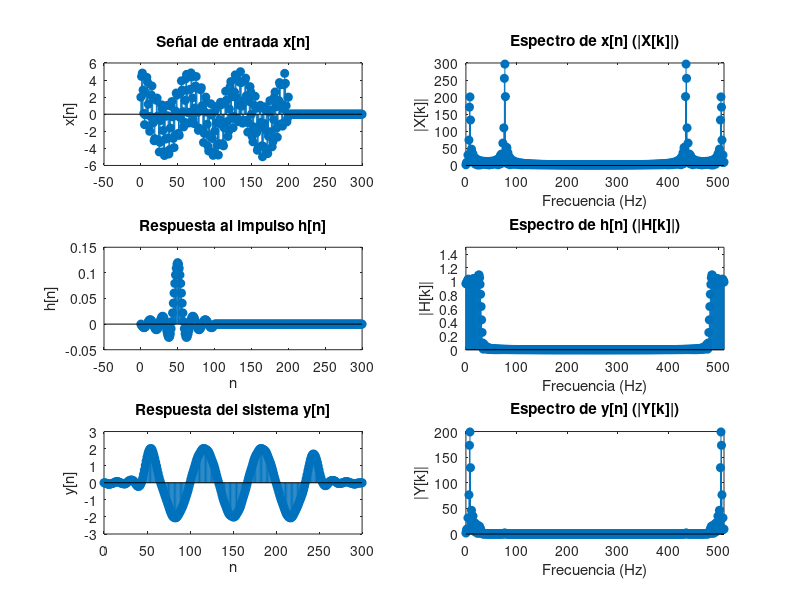

This figure's MATLAB source:
clc
clear
close all

dt = 0.0003;   % Intervalo de tiempo
Nx = 201;  % Cantidad de muestras

t = 0:dt:(Nx-1)*dt;

x_analog = 2*cos(2*pi*50*t) + 3*sin(2*pi*500*t);

n = 0:Nx-1;

x = 2*cos(2*pi*50*n*dt) + 3*sin(2*pi*500*n*dt); % Señal de entrada x[n]

Fc = 200; % Frecuencia de corte
Nh = 101; % Longitud de la respuesta al impulso
nh = -(Nh-1)/2:(Nh-1)/2;

h = 2*Fc*dt*sinc(2*Fc*dt*nh);

% vectores x[n] y h[n] con dimensión N = 2^r
N = 2^nextpow2(Nx + length(nh) - 1);

% Cero-padding de x[n] y h[n]
x_pad = [x, zeros(1, N - length(x))];
h_pad = [h, zeros(1, N - length(h))];

% convolución utilizando FFT
X = fft(x_pad);
H = fft(h_pad);
Y = X .* H;
y_fft = ifft(Y);

ny = 0:N-1;

% gráficos
figure()

% Primer gráfico: señal de entrada x[n]
subplot(3, 2, 1)
stem(0:N-1, x_pad, 'filled')
title('Señal de entrada x[n]')
ylabel('x[n]')
xlim([-50, 300])

% Segundo gráfico: módulo de la FFT de x[n]
subplot(3, 2, 2)
stem(0:N-1, abs(X), 'filled')
title('Espectro de x[n] (|X[k]|)')
xlabel('Frecuencia (Hz)')
ylabel('|X[k]|')
xlim([0, 510])

% Tercer gráfico: respuesta al impulso h[n]
subplot(3, 2, 3)
stem(0:N-1, h_pad, 'filled')
title('Respuesta al impulso h[n]')
xlabel('n')
ylabel('h[n]')
xlim([-50, 300])

% Cuarto gráfico: módulo de la FFT de h[n]
subplot(3, 2, 4)
stem(0:N-1, abs(H), 'filled')
title('Espectro de h[n] (|H[k]|)')
xlabel('Frecuencia (Hz)')
ylabel('|H[k]|')
xlim([0, 510])
ylim([0,1.5])

% Quinto gráfico: respuesta del sistema y[n] (en el tiempo)
subplot(3, 2, 5)
stem(0:N-1, y_fft, 'filled')
title('Respuesta del sistema y[n]')
xlabel('n')
ylabel('y[n]')
xlim([0, 300])

% Sexto gráfico: módulo de la FFT de y[n]
subplot(3, 2, 6)
stem(0:N-1, abs(Y), 'filled')
title('Espectro de y[n] (|Y[k]|)')
xlabel('Frecuencia (Hz)')
ylabel('|Y[k]|')
xlim([0, 510])
